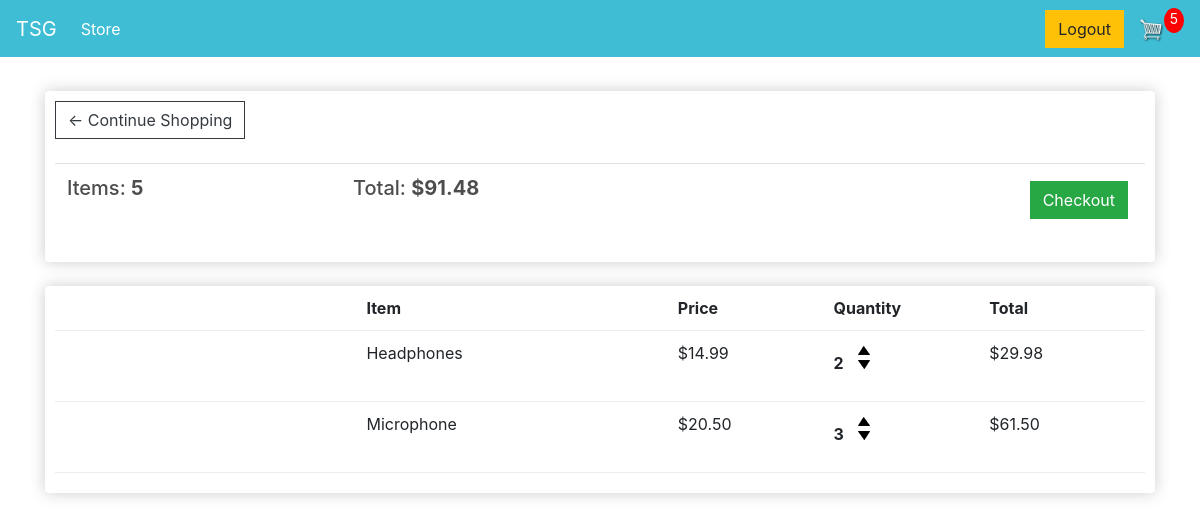
The app's page /cart/ (signed in) with its own data.
### store/models.py (models this page shows, shortened)
class Order(models.Model):
    customer = models.ForeignKey(Customer , on_delete=models.SET_NULL, null =True , blank =True)
    date_ordered = models.DateTimeField(auto_now_add=True)
    complete = models.BooleanField(default=False)
    transaction_id = models.CharField(max_length=100, null=True)
    @property
    def shipping(self):
            shipping = False
            orderitems = self.orderitem_set.all()
            for i in orderitems:
                if i.product.digital ==False:
                    shipping = True
            return shipping
    @property
    def get_cart_total(self):
        orderitems = self.orderitem_set.all()
        total = sum ([item.get_total for item in orderitems ])
        return total
    @property
    def get_cart_items(self):
        orderitems = self.orderitem_set.all()
        total = sum([item.quantity for item in orderitems])
        return total

class OrderItem(models.Model):
    product = models.ForeignKey(Product , on_delete=models.SET_NULL, null=True)
    order = models.ForeignKey(Order , on_delete=models.SET_NULL, null= True)
    quantity = models.IntegerField(default=0, null=True, blank=True)
    date_added = models.DateTimeField(auto_now_add=True)
    @property
    def get_total(self):
        total = self.product.price * self.quantity
        return total

class Product(models.Model):
    name = models.CharField(max_length=200,null =True)
    price = models.DecimalField(max_digits=7,decimal_places=2)
    digital = models.BooleanField(default=False, null=True, blank=True)
    image = models.ImageField(null=True , blank=True)
    @property
    def imageURL(self):
        try:
            url = self.image.url
        except:
            url = ''
        return url

### store/views.py (the view)
# urls.py: path('cart/', views.cart, name="cart"),
def cart(request):
     if request.user.is_authenticated:
        customer = request.user.customer
        order, created = Order.objects.get_or_create(customer=customer, complete=False)
        items = order.orderitem_set.all()
        cartItems = order.get_cart_items
        shipping = order.shipping  # Get the shipping status from the order
     else:
        cookieData= cookieCart(request)
        cartItems = cookieData['cartItems']
        order = cookieData['order']
        items = cookieData['items']
     context = {'items': items, 'order': order, 'cartItems': cartItems, 'shipping': False}
     return render(request, 'store/cart.html', context)

### store/templates/store/cart.html
{% extends 'store/main.html' %}
{% load static %}
{% block content %}
    <div class="row">
        <div class="col-lg-12">
            <div class="box-element">
                <a class="btn btn-outline-dark" href="{% url 'store' %}">&#x2190; Continue Shopping</a>
                <br><br>
                <table class="table">
                    <tr>
                        <th><h5>Items: <strong>{{ order.get_cart_items }}</strong></h5></th>
                        <th><h5>Total: <strong>${{ order.get_cart_total|floatformat:2 }}</strong></h5></th>
                        <th>
                            <a style="float:right; margin:5px;" class="btn btn-success" href="{% url 'checkout' %}">Checkout</a>
                        </th>
                    </tr>
                </table>
            </div>
            <br>
            <div class="box-element">
                <div class="cart-row">
                    <div style="flex:2"></div>
                    <div style="flex:2"><strong>Item</strong></div>
                    <div style="flex:1"><strong>Price</strong></div>
                    <div style="flex:1"><strong>Quantity</strong></div>
                    <div style="flex:1"><strong>Total</strong></div>
                </div>
                {% for item in items %}
                <div class="cart-row">
                    <div style="flex:2"><img class="row-image" src="{{ item.product.imageURL }}"></div>
                    <div style="flex:2"><p>{{ item.product.name }}</p></div>
                    <div style="flex:1"><p>${{ item.product.price|floatformat:2 }}</p></div>
                    <div style="flex:1">
                        <p class="quantity">{{ item.quantity }}</p>
                        <div class="quantity">
                            <img data-product="{{ item.product.id }}" data-action="add" class="chg-quantity update-cart" src="{% static 'images/3+arrow-up.png' %}">
                            <img data-product="{{ item.product.id }}" data-action="remove" class="chg-quantity update-cart" src="{% static 'images/arrow-down.png' %}">
                        </div>
                    </div>
                    <div style="flex:1"><p>${{ item.get_total }}</p></div>
                </div>
                {% endfor %}
            </div>
        </div>
    </div>
{% endblock content %}

### static/css/main.css (style rules this page uses)
body { background-color: hsl(0, 0%, 100%); }
h1,h2,h3,h4,h5,h6 { color:hsl(0, 0%, 30%); }
.box-element { box-shadow:hsl(0, 0%, 80%) 0 0 16px; background-color: #fff; border-radius: 4px; padding: 10px; }
.col-lg-4, .col-lg-6, .col-lg-8, .col-lg-12 { margin-top: 10px; }
.btn { border-radius: 0; }
.cart-row { display: flex; align-items: flex-stretch; padding-bottom: 10px; margin-bottom: 10px; border-bottom: 1px solid #ececec; }
.quantity { display: inline-block; font-weight: 700; padding-right:10px; }
.chg-quantity { width: 12px; cursor: pointer; display: block; margin-top: 5px; transition:.1s; }

### records on screen
Order: get_cart_items "5", get_cart_total "91.48"
OrderItem: product.name "Headphones", product.price "14.99", quantity "2", get_total "29.98"
OrderItem: product.name "Microphone", product.price "20.50", quantity "3", get_total "61.50"

### other values on screen
{{ cartItems }} "5"
